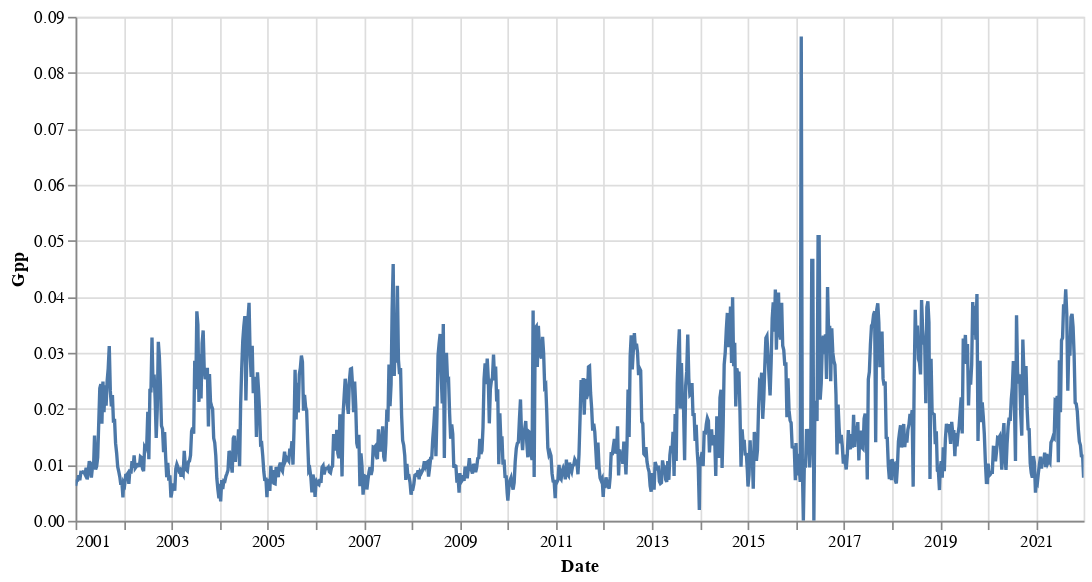

Notebook source saved alongside this figure:
### Markdown cell above
### Interactive Plotting

### Code cell
# Import plotly library
import altair as alt

# Creating a plot
alt.Chart(df_carbon).mark_line().encode(
    x = alt.X('date', title = 'Date'),
    y = 'Gpp:Q',
    
    
    tooltip = [
        alt.Tooltip('date:T', title = 'date'),
        alt.Tooltip('Gpp:Q')
        ]).properties(width = 600, height = 300).interactive()

### Figure 1 — Vega-Lite specification as saved in the notebook (floating-point values rounded to 4 significant figures; data arrays with more than 128 entries replaced by an {"elided": "..."} marker saying what was removed)
{"config": {"view": {"continuousWidth": 400, "continuousHeight": 300}}, "data": {"name": "data-d8116b8db52247b956006aa8e57f8ee7"}, "mark": "line", "encoding": {"tooltip": [{"field": "date", "title": "date", "type": "temporal"}, {"field": "Gpp", "type": "quantitative"}], "x": {"field": "date", "title": "Date", "type": "temporal"}, "y": {"field": "Gpp", "type": "quantitative"}}, "height": 300, "selection": {"selector004": {"type": "interval", "bind": "scales", "encodings": ["x", "y"]}}, "width": 600, "$schema": "https://vega.github.io/schema/vega-lite/v4.17.0.json", "datasets": {"data-d8116b8db52247b956006aa8e57f8ee7": {"elided": "965 records"}}}
